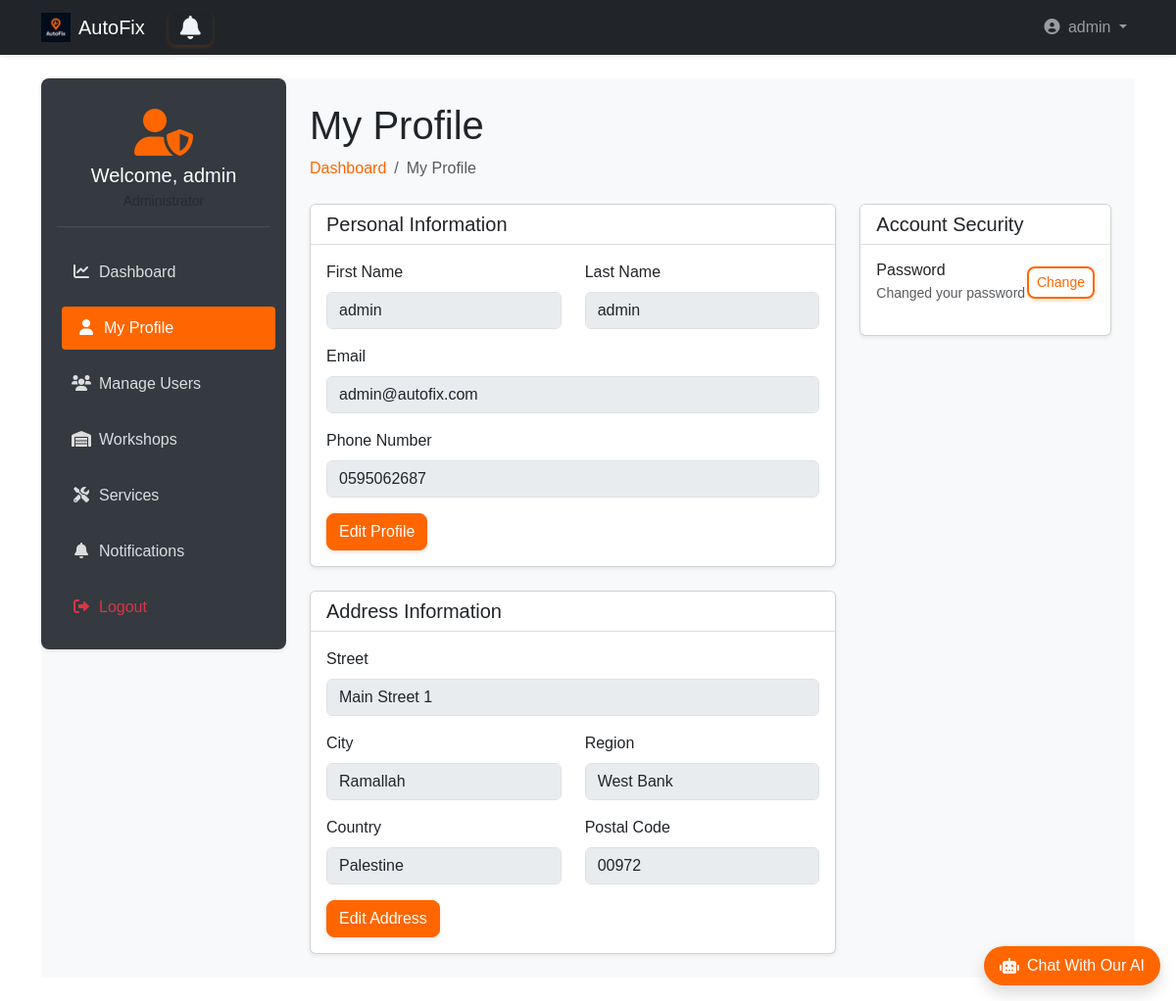
Screenshot of /admin_dashboard/admin/profile/ (signed in) with the database file from the repository.
### accounts/models.py (models this page shows, shortened)
class User(AbstractUser):
    username = None
    email = models.EmailField(unique=True)
    phone = models.CharField(max_length=15, unique=True, blank=True)
    is_workshop_owner = models.BooleanField(default=False)
    address = models.ForeignKey(Address, on_delete=models.SET_NULL, null=True, blank=True)
    objects = UserManager()
    USERNAME_FIELD = 'email'
    REQUIRED_FIELDS = ['first_name', 'last_name']  # names required for registration
    def get_short_name(self):
        return self.first_name

### locations/models.py (models this page shows, shortened)
class Address(models.Model):
    street = models.CharField(max_length=255)
    city = models.CharField(max_length=255)
    region = models.CharField(max_length=255)
    country = models.CharField(max_length=255)
    postal_code = models.CharField(max_length=20)
    latitude = models.FloatField(blank=True, null=True)
    longitude = models.FloatField(blank=True, null=True)
    objects = AddressManager()
    class Meta:
        verbose_name_plural = "Addresses"

### admin_dashboard/views.py (the view)
# urls.py: path('profile/', views.profile, name='profile'),
def profile(request):
    if not request.user.is_authenticated or not request.user.is_superuser:
       return redirect('landing:main')
    return render(request, 'admin_dashboard/my_profile.html')

### templates/admin_dashboard/my_profile.html (shortened to what this page needs)
{% extends 'base2.html' %}
{% load static bootstrap5 %}
{% block extra_css %}
<link rel="stylesheet" href="{% static 'css/admin_dashboard.css' %}">
{% endblock %}
{% block content %}
<div class="wrapper d-flex">
    <aside class="sidebar p-3 shadow-sm">
        <div class="user-profile mb-4 text-center">
            <div class="avatar mb-2">
                <i class="fas fa-user-shield fa-3x"></i>
            </div>
            <h5 class="welcome mb-1">Welcome, {{ user.get_short_name }}</h5>
            <small class="text-muted">Administrator</small>
        </div>
        <nav class="menu d-flex flex-column gap-2">
            <a href="{% url 'admin_dashboard:dashboard' %}">
                <i class="fas fa-chart-line me-2"></i>Dashboard
            </a>
            <a href="{% url 'admin_dashboard:profile' %}" class="active-link">
                <i class="fas fa-user me-2"></i>My Profile
            </a>
            <a href="{% url 'admin_dashboard:manage_users' %}">
                <i class="fas fa-users me-2"></i>Manage Users
            </a>
            <a href="{% url 'admin_dashboard:manage_workshops' %}">
                <i class="fas fa-warehouse me-2"></i>Workshops
            </a>
            <a href="{% url 'admin_dashboard:manage_services' %}">
                <i class="fas fa-tools me-2"></i>Services
            </a>
            <a href="{% url 'admin_dashboard:notifications' %}">
                <i class="fas fa-bell me-2"></i>Notifications
            </a>
            <a href="{% url 'accounts:logout' %}" class="text-danger">
                <i class="fas fa-sign-out-alt me-2"></i>Logout
            </a>
        </nav>
    </aside>
     <main class="main-content flex-grow-1 p-4">
        <div class="dashboard-header mb-4">
            <h1>My Profile</h1>
            <nav aria-label="breadcrumb">
                <ol class="breadcrumb">
                    <li class="breadcrumb-item">
                        <a href="{% url 'admin_dashboard:dashboard' %}" class="active-link text-decoration-none"
                            style="border-color: #ff6600; color: #ff6600">
                          Dashboard
                        </a>
                    </li>
                    <li class="breadcrumb-item active" aria-current="page">My Profile</li>
                </ol>
            </nav>
        </div>
        <div class="row">
            <div class="col-lg-8">
                <div class="card shadow-sm mb-4">
                    <div class="card-header bg-white">
                        <h5 class="mb-0">Personal Information</h5>
                    </div>
                    <div class="card-body">
                        <form method="post" enctype="multipart/form-data">
                            <div class="row mb-3">
                                <div class="col-md-6">
                                    <label class="form-label">First Name</label>
                                    <input type="text" class="form-control" value="{{ user.first_name }}" disabled>
                                </div>
                                <div class="col-md-6">
                                    <label class="form-label">Last Name</label>
                                    <input type="text" class="form-control" value="{{ user.last_name }}" disabled>
                                </div>
                            </div>
                            <div class="mb-3">
                                <label class="form-label">Email</label>
                                <input type="email" class="form-control" value="{{ user.email }}" disabled>
                            </div>
                            <div class="mb-3">
                                <label class="form-label">Phone Number</label>
                                <input type="tel" class="form-control" value="{{ user.phone|default:'Not provided' }}" disabled>
                            </div>
                            <button type="button" class="btn btn-warning" data-bs-toggle="modal" data-bs-target="#editProfileModal">
                                Edit Profile
                            </button>
                        </form>
                    </div>
                </div>
                <div class="card shadow-sm">
                    <div class="card-header bg-white">
                        <h5 class="mb-0">Address Information</h5>
                    </div>
                    <div class="card-body">
                        {% if user.address %}
                            <div class="mb-3">
                                <label class="form-label">Street</label>
                                <input type="text" class="form-control" value="{{ user.address.street }}" disabled>
                            </div>
                            <div class="row mb-3">
                                <div class="col-md-6">
                                    <label class="form-label">City</label>
                                    <input type="text" class="form-control" value="{{ user.address.city }}" disabled>
                                </div>
                                <div class="col-md-6">
                                    <label class="form-label">Region</label>
                                    <input type="text" class="form-control" value="{{ user.address.region }}" disabled>
                                </div>
                            </div>
                            <div class="row mb-3">
                                <div class="col-md-6">
                                    <label class="form-label">Country</label>
                                    <input type="text" class="form-control" value="{{ user.address.country }}" disabled>
                                </div>
                                <div class="col-md-6">
                                    <label class="form-label">Postal Code</label>
                                    <input type="text" class="form-control" value="{{ user.address.postal_code }}" disabled>
                                </div>
                            </div>
                        {% else %}
                            <p class="text-muted">No address information available.</p>
                        {% endif %}
                        <button type="button" class="btn btn-warning" data-bs-toggle="modal" data-bs-target="#editAddressModal">
                            {% if user.address %}Edit Address{% else %}Add Address{% endif %}
                        </button>
                    </div>
                </div>
            </div>
            <div class="col-lg-4">
                <div class="card shadow-sm">
                    <div class="card-header bg-white">
                        <h5 class="mb-0">Account Security</h5>
                    </div>
                    <div class="card-body">
                        <div class="d-flex justify-content-between align-items-center mb-3">
                            <div>
                                <h6 class="mb-1">Password</h6>
                                <small class="text-muted">Changed your password</small>
                            </div>
                            <button class="btn btn-sm btn-outline-primary" data-bs-toggle="modal" data-bs-target="#changePasswordModal">
                                Change
                            </button>
                        </div>
                    </div>
                </div>
            </div>
        </div>
    </main>
</div>
{% endblock %}

### templates/base2.html (shortened to what this page needs)
{% load static bootstrap5 %}
{% bootstrap_css %}
<!DOCTYPE html>
<html lang="en" dir="{% if LANGUAGE_CODE == 'ar' %}rtl{% else %}ltr{% endif %}">
<head>
    <link rel="stylesheet" href="https://cdnjs.cloudflare.com/ajax/libs/font-awesome/6.4.0/css/all.min.css">
    <link rel="stylesheet" href="{% static 'css/style.css' %}">
    <link rel="stylesheet" href="{% static 'css/ai_style.css' %}">
    {% block extra_css %}
    {% endblock %}
</head>
<body class="d-flex flex-column min-vh-100">
<nav class="navbar navbar-expand-lg navbar-dark bg-dark shadow-sm">
    <div class="container">
        <a class="navbar-brand d-flex align-items-center gap-2" href="{% if user.is_authenticated %}{% url 'landing:dashboard' %}{% else %}{% url 'landing:main' %}{% endif %}">
            <img src="{% static 'img/dark_logo.png' %}" alt="AutoFix" width="30" height="30">
            AutoFix
        </a>
        <a {% if request.user.is_workshop_owner %} href="{% url 'owner_dashboard:notifications' %}"
            {% elif request.user.is_superuser %} href="{% url 'admin_dashboard:notifications' %}"
            {% else %} href="{% url 'user_dashboard:notifications' %}" {% endif %}
            id="notifications-btn" class="btn btn-outline-primary position-relative mx-2">
             <i class="fa fa-bell"></i>
       </a>
        <div class="collapse navbar-collapse" id="navbarMain">
            <ul class="navbar-nav ms-auto">
                {% if user.is_authenticated %}
                    <li class="nav-item dropdown">
                        <a class="nav-link dropdown-toggle" href="#" role="button" data-bs-toggle="dropdown">
                            <i class="fas fa-user-circle me-1"></i> {{ user.get_short_name }}
                        </a>
                    </li>
                {% endif %}
            </ul>
        </div>
    </div>
</nav>
<main class="flex-grow-1 py-4">
    <div class="container">
        {% block content %}
        {% endblock %}
    </div>
</main>
<div id="chat-container" class="position-fixed bottom-0 end-0 mb-3 me-3" style="z-index: 1000;">
    <div id="chat-bubble" class="bg-orange text-white rounded-pill shadow cursor-pointer d-flex align-items-center">
        <div class="d-flex align-items-center px-3 py-2">
            <i class="fas fa-robot me-2"></i>
            <p class="mb-0 fw-medium">Chat With Our AI</p>
        </div>
    </div>
</div>
<link rel="stylesheet" href="https://cdnjs.cloudflare.com/ajax/libs/font-awesome/6.0.0/css/all.min.css">
</body>
</html>

### static/css/style.css (style rules this page uses)
* { margin: 0; padding: 0; box-sizing: border-box; }
body, html { width: 100%; height: 100%; font-family: sans-serif; }
.wrapper { display: flex; height: 100%; }
.sidebar { width: 250px; background: #0d1b2a; color: #e0e1dd; display: flex; flex-direction: column; transition: width 0.3s; }
.menu { list-style: none; flex-grow: 1; }
#notifications-btn { background: none; border: none; font-size: 24px; cursor: pointer; position: relative; }
#notifications-btn .fa-bell { color: #f0f4f8; transition: color 0.3s; }

### static/css/ai_style.css (style rules this page uses)
.bg-orange { background-color: #ff6600 !important; }

### static/css/admin_dashboard.css (style rules this page uses)
.wrapper { display: flex; min-height: 80vh; background-color: #f8f9fa; }
.sidebar { width: 250px; background-color: #343a40; color: #fff; border-radius: 8px; position: sticky; top: 20px; height: fit-content; }
.sidebar .menu a { color: #ddd; padding: 10px 15px; display: block; border-radius: 4px; transition: all 0.3s; text-decoration: none; margin-bottom: 5px; }
.sidebar .menu a:hover, .sidebar .menu .active-link { background-color: #ff6600; color: #fff; transform: translateX(5px); }
.sidebar .menu a i { width: 20px; text-align: center; }
.main-content { flex-grow: 1; padding-left: 20px; }
.user-profile { padding: 15px 0; border-bottom: 1px solid rgba(255,255,255,0.1); }
.user-profile .avatar { color: #ff6600; }
.btn { border-radius: 8px; font-weight: 500; }
.btn.btn-outline-primary { border: 2px solid #ff6600; color: #ff6600; background-color: transparent; transition: all 0.3s ease-in-out; font-weight: 500; box-shadow: 0 2px 4px rgba(255, 102, 0, 0.2); }
.btn.btn-warning { background-color: #ff6600 !important; color: white; border-color: #ff6600 !important; transition: all 0.3s ease-in-out; box-shadow: 0 2px 4px rgba(0, 0, 0, 0.1); }
.card-header { background-color: white; border-bottom: 1px solid rgba(0,0,0,0.125); }

### rows the page displays
User: get_short_name "admin", first_name "admin", last_name "admin", email "admin@autofix.com", phone "0595062687", address.street "Main Street 1", address.city "Ramallah", address.region "West Bank", address.country "Palestine", address.postal_code "00972"
